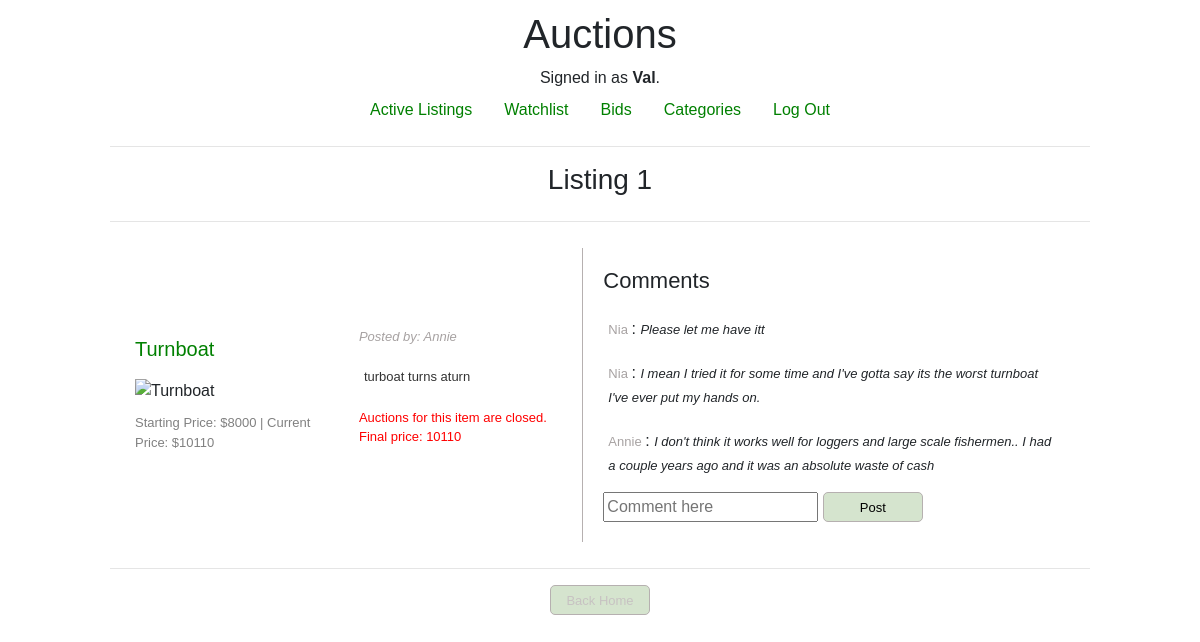
The app's page /listing/1 (signed in) with its own data.
### auctions/models.py (models this page shows, shortened)
class User(AbstractUser):
    pass

class Listing(models.Model):
    name = models.CharField(max_length=20)
    description = models.TextField(default="")
    category = models.CharField(max_length=20, null=True)
    image = models.CharField(max_length=100, null=True)
    starting_price = models.IntegerField()
    current_price = models.IntegerField(null=True)
    posted_by = models.ForeignKey(User, on_delete=models.CASCADE, default='')
    bidding = models.BooleanField(default=True)

class Comment(models.Model):
    remark = models.CharField(null=True, max_length= 200)
    user = models.ForeignKey(User, on_delete=models.CASCADE)
    listing = models.ForeignKey(Listing, on_delete=models.CASCADE)
    time = models.DateTimeField(default=timezone.now)

### auctions/views.py (the view)
# urls.py: path("listing/<int:id>", views.listing, name="listing"),
def listing(request, id):
    item = Listing.objects.get(id = id)
    comments = Comment.objects.filter(listing = item)
    all = Bid.objects.filter(listing = item)
    pricenow = item.current_price
    winner = all.filter(amount = pricenow).first()
    if not winner:
        winnerID = None
    else:
        winnerID = winner.user.id
    return render(request, "auctions/listing.html", {
        "item":item,
        "comments": comments.order_by('-id'),
        "winner": winnerID
    })

### auctions/templates/auctions/listing.html (shortened to what this page needs)
{% extends "auctions/layout.html" %}
{% block body %}
<h3>Listing {{ item.id }}</h3>
<hr>
<div class="one_listing">
    <div class="right">
        <h3 style="font-size: 20px; color: green">{{ item.name }}</h3>
        <img src="{{item.image}}" alt="{{ item.name}}">
        <span style="font-size: small; color: grey;">Starting Price: ${{ item.starting_price}} | Current Price: ${{ item.current_price}}</span>
    </div>
    <div class="middle">
        <p style="font-size: small; color: rgb(167, 162, 162); font-style: italic;">Posted by: {{ item.posted_by.username}}</p>
        <p style="font-size: 13px; padding: 5px; color: #333333 ">{{ item.description }}</p>
        <div class="sub-middle">
        {% if not item.bidding %}
            <p style="font-size: small; color: red;">Auctions for this item are closed. Final price: {{ item.current_price }}</p>
        {% endif%}
        </div>
    </div>
    <div class="left">
        <h4 style="font-size: 22px;">Comments</h4>
        {% for comment in comments %}
            <div class="comment"><span style="font-size: small; color: rgb(167, 162, 162)">{{ comment.user.username}} </span>: <span style="font-size: small; font-style: italic;">{{ comment.remark}}</span>
            </div>
        {% endfor%}
    {% if user.is_authenticated %}
        <form action = "{% url 'comment' %}" method="post">
            <input type="text" placeholder="Comment here" name="remark" required>
            <button type="submit" name="comment" value="add">Post </button>
        </form>
    {% else %}
        <p>Please <a href="{% url 'login' %}"> sign in </a> to comment.</p>
    {% endif %}
    </div>
</div>
<hr>
    <button><a href="{% url 'index' %}">Back Home</a></button>
{% endblock body %}

### auctions/templates/auctions/layout.html (shortened to what this page needs)
{% load static %}
<!DOCTYPE html>
<html lang="en">
    <head>
        <link rel="stylesheet" href="https://stackpath.bootstrapcdn.com/bootstrap/4.4.1/css/bootstrap.min.css">
        <link href="{% static 'auctions/styles.css' %}" rel="stylesheet">
    </head>
    <body>
        <div class="container">
        <h1>Auctions</h1>
        <div>
            {% if user.is_authenticated %}
                Signed in as <strong>{{ user.username }}</strong>.
            {% else %}
                Not signed in.
            {% endif %}
        </div>
        <ul class="nav">
            <li class="nav-item">
                <a class="nav-link" href="{% url 'index' %}">Active Listings</a>
            </li>
            <li class="nav-item">
                <a class="nav-link" href="{% url 'watchlist' %}">Watchlist</a>
            </li>
            <li class="nav-item">
                <a class="nav-link" href="{% url 'bid' %}">Bids</a>
            </li>
            <li class="nav-item">
                <a class="nav-link" href="{% url 'category' %}">Categories</a>
            </li>
            {% if user.is_authenticated %}
                <li class="nav-item">
                    <a class="nav-link" href="{% url 'logout' %}">Log Out</a>
                </li>
            {% endif %}
        </ul>
        <hr>
        {% block body %}
        {% endblock %}
    </body>
</html>

### auctions/static/auctions/styles.css (style rules this page uses)
.container { display: flex; flex-direction: column; padding: 10px; font-family: Arial, Helvetica, sans-serif; width:1000px; align-items: center; }
.one_listing { display: flex; flex-direction: row; gap: 10px; padding: 10px; width: 100%; justify-content: center; align-items: center; }
.right, .left { display: flex; flex-direction: column; gap: 10px; padding: 10px; }
.right, .middle { width: 30%; margin: 5px; }
.left { width: 70%; border-left: solid 0.5px rgb(182, 176, 176); padding: 20px }
button { padding: 5px; border-radius: 5px; border: solid 0.5px rgb(182, 176, 176); background-color: rgb(213, 228, 206); width: 100px; height: 30px; font-size: small; }
.comment { padding: 5px; }
.sub-middle { display: flex; flex-direction: row; gap: 10px; }
hr { width: 100%; }
.nav a, .item a, .bids-item a, .category-item a { color: green; text-decoration: none; }
button a { color: rgb(199, 194, 194); text-decoration: none; }

### records on screen
User: username "Val"
Listing: id "1", name "Turnboat", starting_price "8000", current_price "10110", posted_by.username "Annie", description "turboat turns aturn"
Comment: user.username "Nia", remark "Please let me have itt"
Comment: user.username "Nia", remark "I mean I tried it for some time and I've gotta say its the worst turnboat I've ever put my hands on."
Comment: user.username "Annie", remark "I don't think it works well for loggers and large scale fishermen.. I had a couple years ago and it was an absolute waste of cash"
